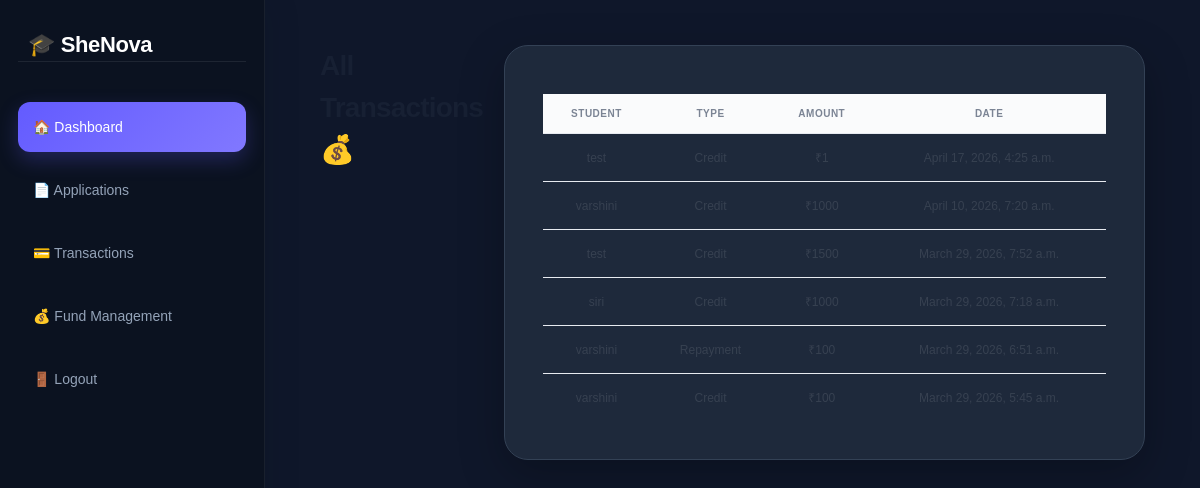
/admin_transactions/ (signed in), run on an earlier commit of the app's database.
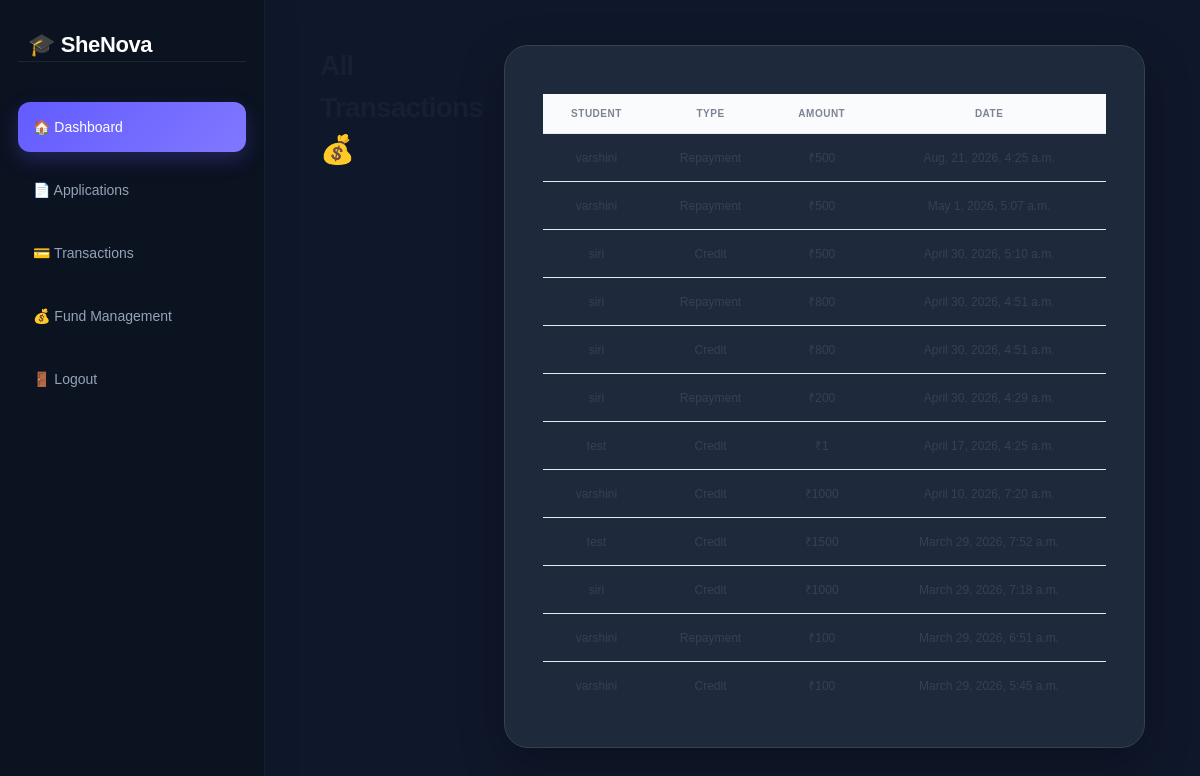
And on a later commit of the database.
### accounts/models.py (models this page shows, shortened)
class Transaction(models.Model):
    TYPE_CHOICES = (
        ('Credit', 'Credit'),
        ('Repayment', 'Repayment'),
    )
    STATUS_CHOICES = (
        ('Pending','Pending'),
        ('Approved','Approved'),
        ('Rejected','Rejected'),
        ('Completed','Completed')
    )
    student = models.ForeignKey(User, on_delete=models.CASCADE)
    loan = models.ForeignKey(Loan, on_delete=models.CASCADE, null=True, blank=True)
    amount = models.IntegerField()
    type = models.CharField(max_length=20, choices=TYPE_CHOICES)
    status = models.CharField(max_length=10, choices=STATUS_CHOICES, default='Pending')
    date = models.DateTimeField(auto_now_add=True)
    is_late = models.BooleanField(default=False)
    admin_note = models.TextField(null=True, blank=True)

### accounts/views.py (the view, shortened to what this page needs)
@login_required
def admin_transactions(request):
    transactions = Transaction.objects.all().order_by('-date')
    return render(request, 'accounts/admin_transactions.html', {'transactions': transactions})

### accounts/templates/accounts/admin_transactions.html
{% load static %}
{% block content %}
<link rel="stylesheet"
      href="{% static 'shenova.css' %}">
<div class="sidebar">
<h2>🎓 SheNova</h2>
<a href="{% url 'admin_dashboard' %}">🏠 Dashboard</a>
<a href="{% url 'admin_applications' %}">📄 Applications</a>
<a href="{% url 'admin_transactions' %}">💳 Transactions</a>
<a href="{% url 'admin_fund' %}">💰 Fund Management</a>
<a href="{% url 'logout' %}">🚪 Logout</a>
</div>
<div class="main">
<h2>All Transactions 💰</h2>
<div class="card">
<table>
<tr>
<th>Student</th>
<th>Type</th>
<th>Amount</th>
<th>Date</th>
</tr>
{% for t in transactions %}
<tr>
<td>{{ t.student.username }}</td>
<td>{{ t.type }}</td>
<td>₹{{ t.amount }}</td>
<td>{{ t.date }}</td>
</tr>
{% empty %}
<tr>
<td colspan="4">No transactions found</td>
</tr>
{% endfor %}
</table>
</div>
</div>
{% endblock %}

### statics/shenova.css (style rules this page uses)
* { box-sizing: border-box; }
a { color: inherit; }
.sidebar { position: fixed; left: 0; top: 0; width: 250px; height: 100vh; padding: 28px 17px; background: linear-gradient( 180deg, #111827 0%, #0b1120 100% ); border-right: 1px solid rgba(255,255,255,.04); box-shadow: 8px 0 30px rgba(15,23,42,.08); z-index: 1000; overflow-y: auto; }
.sidebar h2, .sidebar h3 { margin: 0 10px 36px; color: #ffffff; text-align: left; font-size: 22px; font-weight: 800; letter-spacing: -.6px; }
.sidebar h2::first-letter, .sidebar h3::first-letter { color: #8b7cff; }
.sidebar a, .sidebar button { display: flex; align-items: center; width: 100%; min-height: 44px; padding: 11px 13px; margin: 4px 0; border: 0; border-radius: 11px; background: transparent; color: #aeb8ca; text-decoration: none; font-size: 13px; font-weight: 500; text-align: left; transition: background .2s ease, color .2s ease, transform .2s ease; }
.sidebar a:first-of-type { background: linear-gradient( 135deg, var(--primary), #8178ff ); color: white; box-shadow: 0 8px 20px rgba(99,91,255,.25); }
.main { margin-left: 250px; min-height: 100vh; padding: 34px 40px; }
.main > h2, .header h2 { margin: 0 0 28px; color: var(--text); font-size: 28px; font-weight: 800; letter-spacing: -.8px; }
.card { position: relative; background: var(--surface); border: 1px solid var(--border); border-radius: var(--radius); padding: 24px; box-shadow: var(--shadow); transition: transform .2s ease, box-shadow .2s ease, border-color .2s ease; overflow: hidden; }
.card table, .table-card table { width: 100%; border-collapse: collapse; margin-top: 10px; }
.card th, .table-card th { padding: 14px 12px; background: #fafbfc; color: #7b8494; border-bottom: 1px solid var(--border); font-size: 10px; font-weight: 700; text-transform: uppercase; letter-spacing: .5px; text-align: center; }
.card td, .table-card td { padding: 15px 12px; border-bottom: 1px solid var(--border); color: #374151; font-size: 12px; text-align: center; }
.card tbody tr, .table-card tbody tr { transition: background .15s ease; }
.card tbody tr:last-child td, .table-card tbody tr:last-child td { border-bottom: none; }
.sidebar { position: fixed; top: 0; left: 0; width: 250px; height: 100vh; box-sizing: border-box; padding: 28px 18px; background: linear-gradient( 180deg, #111827 0%, #0b1220 100% ); border-right: 1px solid rgba(255,255,255,0.06); display: flex; flex-direction: column; z-index: 1000; box-shadow: 8px 0 30px rgba(15,23,42,0.08); }
.sidebar h2 { margin: 0; padding: 0 10px 25px; display: flex; align-items: center; gap: 12px; color: #ffffff; font-size: 20px; font-weight: 700; letter-spacing: -0.4px; border-bottom: 1px solid rgba(255,255,255,0.08); }
.sidebar h2::first-letter { background: linear-gradient( 135deg, #7c6cff, #635bff ); padding: 10px; border-radius: 12px; box-shadow: 0 8px 20px rgba(99,91,255,0.35); }
.sidebar a { position: relative; display: flex; align-items: center; width: 100%; box-sizing: border-box; padding: 13px 14px; margin: 5px 0; border-radius: 11px; color: #94a3b8; background: transparent; text-decoration: none; font-size: 14px; font-weight: 500; transition: background 0.25s ease, color 0.25s ease, transform 0.25s ease; }
.sidebar { position: fixed; left: 0; top: 0; width: 265px; height: 100vh; padding: 28px 18px; background: #0b1220; border-right: 1px solid rgba(255,255,255,0.06); display: flex; flex-direction: column; z-index: 1000; box-shadow: 8px 0 30px rgba(15,23,42,0.08); }
.sidebar h2 { margin: 0 0 35px; padding: 0 10px; font-size: 22px; font-weight: 700; color: #ffffff; }
.sidebar a, .sidebar button { width: 100%; display: flex; align-items: center; min-height: 50px; padding: 0 15px; margin-bottom: 8px; border: none; border-radius: 12px; background: transparent; color: #94a3b8; text-decoration: none; font-family: 'Poppins', sans-serif; font-size: 14px; font-weight: 500; cursor: pointer; transition: background 0.25s ease, color 0.25s ease, transform 0.25s ease; }
.main { margin-left: 265px; min-height: 100vh; padding: 45px 55px; display: flex; justify-content: center; align-items: flex-start; }
.main > .card { width: 100%; max-width: 1080px; padding: 38px; background: #ffffff; border: 1px solid #e8ebf1; border-radius: 24px; box-shadow: 0 15px 45px rgba(15,23,42,0.07); }
body:not(.light) .main > .card { background: #1e293b; border-color: #334155; box-shadow: 0 15px 45px rgba(0,0,0,0.25); }

What changed in the data, as far as the page shows it:
added Transaction: student.username "varshini", type "Repayment", amount "500", date "Aug. 21, 2026, 4:25 a.m."
added Transaction: student.username "varshini", type "Repayment", amount "500", date "May 1, 2026, 5:07 a.m."
added Transaction: student.username "siri", type "Credit", amount "500", date "April 30, 2026, 5:10 a.m."
added Transaction: student.username "siri", type "Repayment", amount "800", date "April 30, 2026, 4:51 a.m."
added Transaction: student.username "siri", type "Credit", amount "800", date "April 30, 2026, 4:51 a.m."
added Transaction: student.username "siri", type "Repayment", amount "200", date "April 30, 2026, 4:29 a.m."
